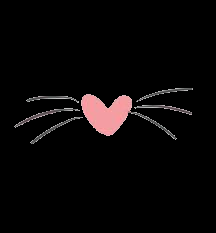
#> input picture workshop1-python/catnose.jpg, 216 x 233 px
$ python face_finder_realtime_snapper.py   (Python 2 division)
#> lines starting #> are read from the running program, lines starting #| are printed output that depends on the picture; after the words box and inside, x2 and y2 are one past the last pixel; in counts of white or black regions, pixels touching at a corner belong together
import numpy as np
import cv2 as cv
rectangles = False
face_cascade = cv.CascadeClassifier("haarcascade_frontalface_default.xml")
eye_cascade = cv.CascadeClassifier("haarcascade_eye_tree_eyeglasses.xml")
smile_cascade = cv.CascadeClassifier("haarcascade_smile.xml")
nose_cascade = cv.CascadeClassifier("haarcascade_mcs_nose.xml")
#smiley = cv.imread("smiley.jpg")
catnose = cv.imread("catnose.jpg")
#> catnose is the input picture: shape (233, 216, 3); mean B, G, R 7.1, 6.9, 9.2
print catnose.shape, catnose.shape[0], catnose.shape[1]
#| (233, 216, 3) 233 216
cap = cv.VideoCapture(0)
while True:
    ret, img = cap.read()
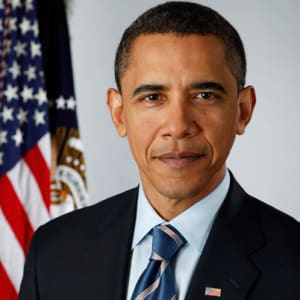
#> input picture workshop1-python/test.jpg, 300 x 300 px, given in place of the camera
#> img is the input picture: shape (300, 300, 3); mean B, G, R 100, 102.3, 116.3
    grey = cv.cvtColor(img, cv.COLOR_BGR2GRAY)
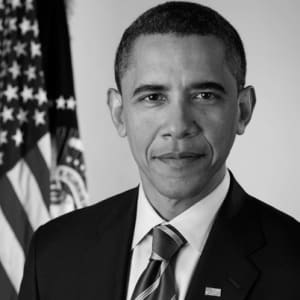
#> grey: shape (300, 300); min 0, max 249, mean 106.2

    faces = face_cascade.detectMultiScale(grey, 1.3, 5)
#> faces = [[106, 39, 145, 145]]
    for (x,y,w,h) in faces:
        if rectangles:
            cv.rectangle(img, (x,y), (x+w,y+h), (255,0,0), 2)
        roi_gray = grey[y:y+h, x:x+w]
        roi_color = img[y:y+h, x:x+w]
        eyes = eye_cascade.detectMultiScale(roi_gray)
        for (ex,ey,ew,eh) in eyes:
            if rectangles:
                cv.rectangle(roi_color, (ex-10,ey-10), (ex-10+ew,ey-10), (0,0,0), 2)
                cv.rectangle(roi_color, (ex,ey), (ex+ew,ey+eh), (0,255,0), 2)
        smiles = smile_cascade.detectMultiScale(roi_gray)
        for (sx,sy,sw,sh) in smiles:
            if rectangles:
                cv.rectangle(roi_color, (sx,sy), (sx+sw,sy+sh), (0,0,255), 2)
            #cv.addWeighted(smiley, 1, roi_color, 0, 0, roi_color)
            #ss = smiley.shape
            #`img[sy:sy+ss[0], sx:sx+ss[0]] = cv.addWeighted(smiley, 1, img[sy:sy+ss[0], sx:sx+ss[0]], 1, 0)
            break # Only one smile per face.
        noses = nose_cascade.detectMultiScale(roi_gray)
        for (nx,ny,nw,nh) in noses:
            print nx,ny,nw,nh
            if rectangles:
                cv.rectangle(roi_color, (nx,ny), (nx+nw,ny+nh), (255,255,0), 2)
            # Move the nose a little so that it is centered onto the nose.
            cn = catnose.shape
            print cn
            fx = y+ny-(cn[0]/2)#-(w/2)-(cn[0]/2)
            fx2 = y+ny+nw+(cn[0]/2)#-(w/2)+(cn[0]/2)
            fy = x+nx-(cn[0]/2)#-(h/2)-(cn[1]/2)
            fy2 = x+nx+nh+(cn[0]/2)#-(h/2)+(cn[1]/2)
            fx = max([0,fx])
            fx2 = max([0,fx2])
            fy = max([0,fy])
            fy2 = max([0,fy2])
            sl = img[fx:fx2, fy:fy2]
            #cv.imshow("img", sl)
            #cv.waitKey(0)
            print sl.shape
            # Slice out
            nn = cv.resize(catnose, (sl.shape[1], sl.shape[0]))
            print nn.shape
            #cv.imshow("img", nn)
            #cv.waitKey(0)
            img[fx:fx2, fy:fy2] = cv.addWeighted(nn, 1, sl, 1, 0)
            break # Only one nose per face.
#> this loop made 1 pass
#> (x, y, w, h, eyes, smiles, noses) on pass 1: (106, 39, 145, 145, [[31, 41, 34, 34], [81, 37, 38, 38]], [[77, 46, 41, 20], [88, 65, 40, 20], [38, 102, 65, 33]], [[47, 74, 47, 39], [20, 25, 52, 43]])
#| 47 74 47 39
#| (233, 216, 3)
#| (276, 263, 3)
#| (276, 263, 3)
#> pass 1, `roi_gray = grey[y:y+h, x:x+w]`:
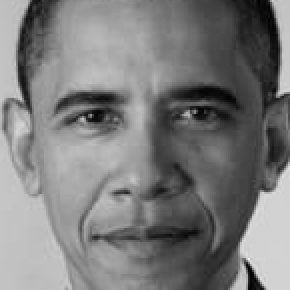
#> roi_gray: shape (145, 145) (shown 2 times larger); min 0, max 245, mean 123.4
#> pass 1, `roi_color = img[y:y+h, x:x+w]`:
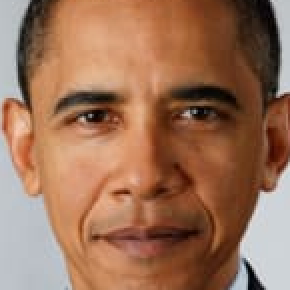
#> roi_color: shape (145, 145, 3) (shown 2 times larger); mean B, G, R 87.9, 113.4, 156.6
#> after the loop:
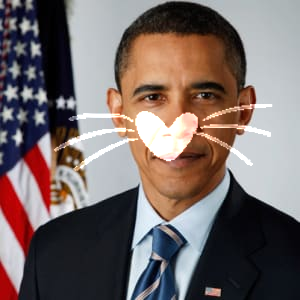
#> img: shape (300, 300, 3); 4.78% of pixels changed, all inside (x1, y1, x2, y2) = (53, 104, 273, 171)
#> after the loop:
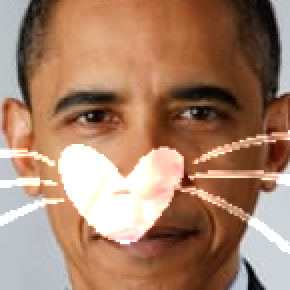
#> roi_color: shape (145, 145, 3) (shown 2 times larger); 16.07% of pixels changed, all inside (x1, y1, x2, y2) = (0, 65, 145, 127)
    #nsm = cv.resize(smiley, img.shape[:-1])
    #img = cv.addWeighted(img, 0., nsm, 1., 0.)
    cv.imshow("img", img)
    cv.waitKey(1)

cap.release()
cv.destroyAllWindows()
